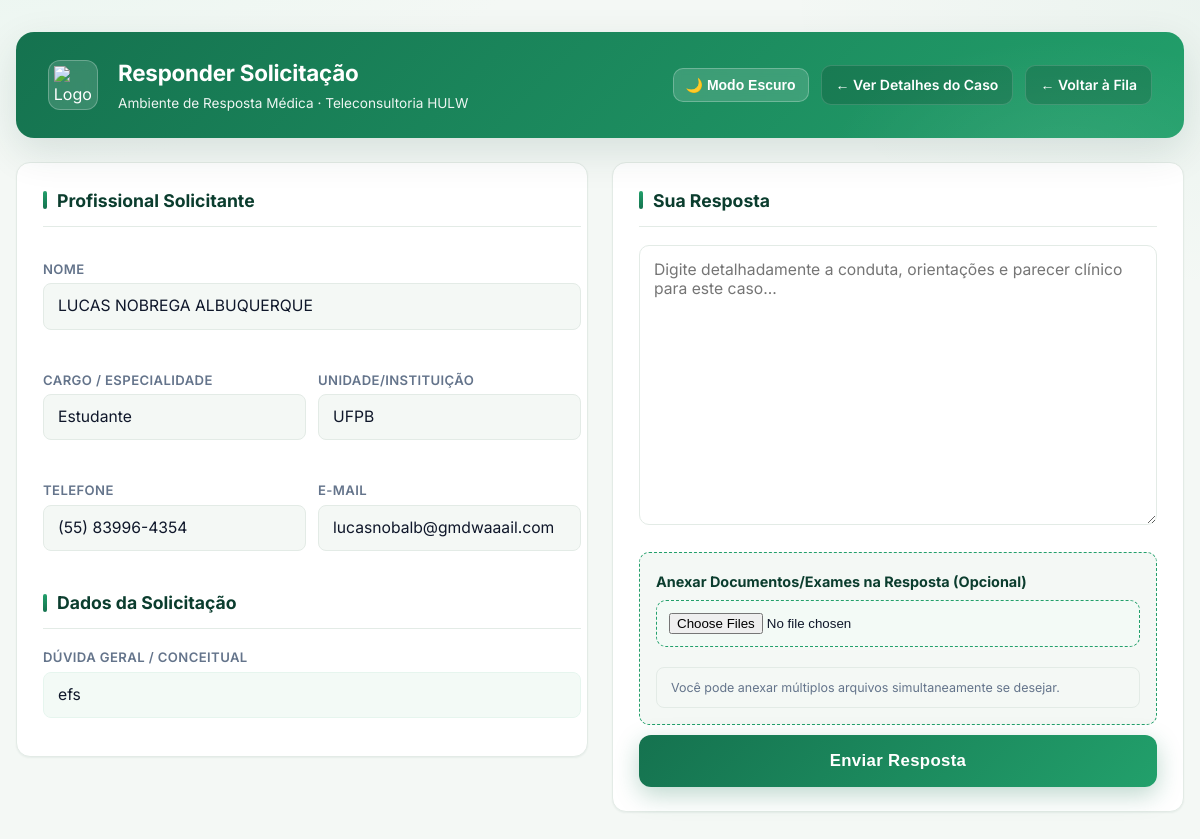
The app's page /responder/54/ (signed in) with its own data.
### teleconsultoria/models.py (models this page shows, shortened)
class Solicitacao(models.Model):
    profissional = models.ForeignKey(Profissional, on_delete=models.CASCADE, related_name='solicitacoes')
    medica_designada = models.ForeignKey(Medica, on_delete=models.SET_NULL, null=True, blank=True, related_name='atendimentos')
    status = models.CharField(max_length=20, choices=StatusSolicitacao.choices, default=StatusSolicitacao.PENDENTE)
    tipo_atendimento = models.CharField(max_length=20, choices=TipoAtendimento.choices)
    data_sol = models.DateTimeField(auto_now_add=True)
    data_marcada = models.DateField(null=True, blank=True)
    horario_marcado = models.TimeField(null=True, blank=True)
    duracao_estimada = models.PositiveIntegerField(null=True, blank=True, help_text="Duração em minutos")
    link_teams = models.URLField(max_length=500, null=True, blank=True)
    justificativa_cancelamento = models.TextField(null=True, blank=True)
    data_limite = models.DateField(null=True, blank=True)
    horario_limite = models.TimeField(null=True, blank=True)
    idade_pac = models.IntegerField(null=True, blank=True)
    sexo_pac = models.CharField(max_length=2, choices=Sexo.choices, null=True, blank=True)
    sexo_biologico_pac = models.CharField(max_length=1, choices=[('M', 'Masculino'), ('F', 'Feminino')], null=True, blank=True)
    queixas = models.TextField(null=True, blank=True)
    historico_med = models.TextField(blank=True, null=True)
    diagnostico_princ = models.TextField(blank=True, null=True)
    diagnostico_sec = models.TextField(blank=True, null=True)
    medicamentos = models.TextField(blank=True, null=True)
    exames_recentes = models.TextField(blank=True, null=True)
    duvida_clinica = models.TextField()
    token_acesso = models.UUIDField(default=uuid.uuid4, editable=False)
    class Meta:
        verbose_name = "Solicitação"
        verbose_name_plural = "Solicitações"

class Profissional(models.Model):
    user = models.OneToOneField(User, on_delete=models.CASCADE, null=True, blank=True)
    cpf = models.CharField(max_length=11, unique=True)
    nome_completo = models.CharField(max_length=255)
    email = models.EmailField()
    telefone = models.CharField(max_length=15, help_text="WhatsApp com DDD", blank=True, null=True)
    crm = models.CharField(max_length=20, blank=True, null=True)
    cargo = models.CharField(max_length=100)
    instituicao = models.CharField(max_length=100)

### teleconsultoria/views.py (the view, shortened to what this page needs)
# urls.py: path('responder/<int:sol_id>/', views.responder_solicitacao, name='responder_solicitacao'),
@login_required(login_url='login')
@user_passes_test(is_medica, login_url='login')
def responder_solicitacao(request, sol_id):
    solicitacao = get_object_or_404(Solicitacao, id=sol_id)
    return render(request, 'responder.html', {'sol': solicitacao})

### teleconsultoria/views.py (called while the page is built)
def is_medica(user):
    return user.is_authenticated and user.is_staff

### teleconsultoria/templates/responder.html (shortened to what this page needs)
<!DOCTYPE html>
<html lang="pt-br">
<head>
</head>
<body>
<div class="container">
    <header class="hulw-header">
        <div class="header-left">
            <div class="hulw-logo">
                <img src="https://encrypted-tbn0.gstatic.com/images?q=tbn:ANd9GcQryXQkqFL8UMlNXtInfmWSQhSp1ZcKgreHmw&s" alt="Logo HULW">
            </div>
            <div>
                <h1>Responder Solicitação</h1>
                <p>Ambiente de Resposta Médica · Teleconsultoria HULW</p>
            </div>
        </div>
        <div class="header-right">
            <button class="theme-toggle" onclick="toggleTheme()" id="themeBtn">🌙 Modo Escuro</button>
            <a href="{% url 'detalhe_caso' sol.id %}" class="btn-voltar">← Ver Detalhes do Caso</a>
            <a href="{% url 'fila_medica' %}" class="btn-voltar">← Voltar à Fila</a>
        </div>
    </header>
    <div class="painel-grid">
        <div class="campo-box scrollable-info">
            <h3>Profissional Solicitante</h3>
            <div style="display: grid; grid-template-columns: 1fr 1fr; gap: 12px; margin-bottom: 24px;">
                <div style="grid-column: span 2;">
                    <h4>Nome</h4>
                    <p>{{ sol.profissional.nome_completo }}</p>
                </div>
                <div>
                    <h4>Cargo / Especialidade</h4>
                    <p>{{ sol.profissional.cargo|default:"Não informado" }}</p>
                </div>
                <div>
                    <h4>Unidade/Instituição</h4>
                    <p>{{ sol.profissional.instituicao|default:"Não informada" }}</p>
                </div>
                <div>
                    <h4>Telefone</h4>
                    <p>{{ sol.profissional.telefone }}</p>
                </div>
                <div>
                    <h4>E-mail</h4>
                    <p>{{ sol.profissional.email }}</p>
                </div>
            </div>
            <h3>Dados da Solicitação</h3>
            {% if sol.idade_pac > 0 %}
                <div style="display: grid; grid-template-columns: 1fr 1fr; gap: 12px;">
                    <div>
                        <h4>Idade</h4>
                        <p>{{ sol.idade_pac }} anos</p>
                    </div>
                    <div>
                        <h4>Identidade de Gênero</h4>
                        <p>{{ sol.get_sexo_pac_display }}</p>
                    </div>
                </div>
                {% if sol.sexo_biologico_pac %}
                <h4>Sexo Atribuído no Nascimento</h4>
                <p>{{ sol.get_sexo_biologico_pac_display }}</p>
                {% endif %}
                <h4>Diagnóstico Principal</h4>
                <p>{{ sol.diagnostico_princ|default:"Não informado" }}</p>
                {% if sol.diagnostico_sec %}
                    <h4>Diagnóstico Secundário</h4>
                    <p>{{ sol.diagnostico_sec }}</p>
                {% endif %}
                <h4>Queixas Principais</h4>
                <p>{{ sol.queixas|linebreaksbr }}</p>
                <h4>Histórico Médico</h4>
                <p>{{ sol.historico_med|linebreaksbr|default:"Sem histórico registrado" }}</p>
                <h4>Uso Atual de Medicamentos</h4>
                <p>{{ sol.medicamentos|linebreaksbr|default:"Nenhum medicamento informado" }}</p>
                <h4>Exames Recentes</h4>
                <p>{{ sol.exames_recentes|linebreaksbr|default:"Nenhum exame anexado em texto" }}</p>
                <h4>Dúvida Clínica</h4>
                <p style="background: var(--hulw-green-50); border-color: var(--hulw-green-100); font-weight: 500;">
                    {{ sol.duvida_clinica|linebreaksbr }}
                </p>
            {% else %}
                <h4>Dúvida Geral / Conceitual</h4>
                <p style="background: var(--hulw-green-50); border-color: var(--hulw-green-100);">
                    {{ sol.duvida_clinica|linebreaksbr }}
                </p>
            {% endif %}
        </div>
        <div class="campo-box">
            <form method="POST" enctype="multipart/form-data" id="form-resposta">
                <h3>Sua Resposta</h3>
                <textarea id="textarea-resposta" name="resposta" placeholder="Digite detalhadamente a conduta, orientações e parecer clínico para este caso..." required></textarea>
                <div style="margin-top: 20px; background: var(--bg); padding: 16px; border-radius: 10px; border: 1px dashed var(--hulw-green-500); transition: background 0.3s ease, border-color 0.3s ease;">
                    <label style="font-size: 0.9rem; font-weight: 700; color: var(--hulw-green-900);">Anexar Documentos/Exames na Resposta (Opcional)</label>
                    <input type="file" id="input-anexos-visual" onchange="adicionarArquivos()" multiple>
                    <p style="font-size: 0.78rem; color: var(--ink-500); margin: 8px 0 0 0;">Você pode anexar múltiplos arquivos simultaneamente se desejar.</p>
                </div>
                <button type="submit" class="btn-enviar">Enviar Resposta</button>
            </form>
        </div>
    </div>
</div>
</body>
</html>

### records on screen
Solicitacao: profissional.nome_completo "LUCAS NOBREGA ALBUQUERQUE", profissional.cargo "Estudante", profissional.instituicao "UFPB", profissional.telefone "(55) 83996-4354", profissional.email "lucasnobalb@gmdwaaail.com", duvida_clinica "efs"
